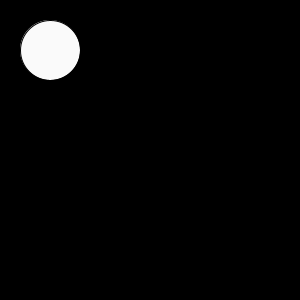
Frame 1 (no input)
Frame 60 (the mouse pressed at the canvas centre just before this capture): identical to frame 1, image omitted
Frame 120 (the mouse held since frame 60 and released just before this capture): identical to frame 1, image omitted

The Processing sketch that drew this single still picture (run headless with seeded random() and noise(); from frame 60 on, the mouse is pressed at the canvas centre):

// Processing sketch: processing_137503
// ── processing_137503.pde


int x = 50;
int y = 50;
 
void setup (){
 size (300,300);
}
void draw( ){
    background(0);
    fill (250, 250, 250);
    ellipse(x,y,60,60);                                  
}
 
void keyPressed( ){
    if(keyCode == UP||key== UP){
        y--;
    }else if(keyCode == DOWN||key== DOWN){
        y++;
    }else if(keyCode == LEFT||key== LEFT){
        x--;
    }else if(keyCode == RIGHT||key== RIGHT){
        x++;
    }
}
